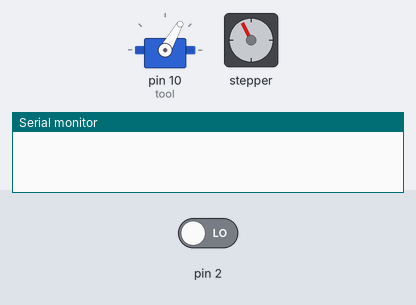
A sketch run on a simulated Arduino Uno, built with avr-gcc and run on an emulated ATmega328P. Shown: servo, stepper motor, the last lines printed to the serial monitor. The inputs (shaded band) are chosen by the test bench; at power-on: pin 2 LOW. Stepper angles assume 200 steps per turn.

Above: at 7.3 s.
7.4 s: pin 2 driven HIGH
At 8.1 s:
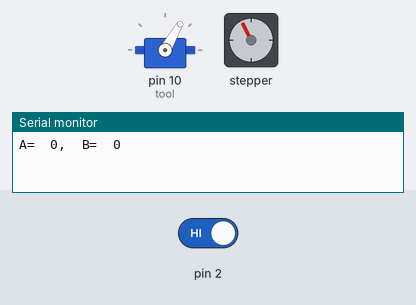
At 10.9 s:
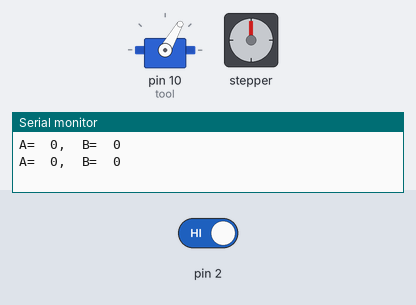
Timing chart, 0 to 12.4 s (numbered marks = the images above; inputs shaded):
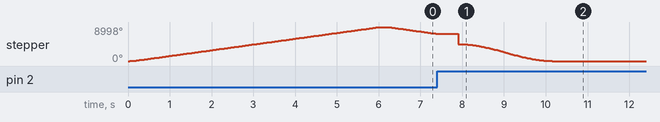

The sketch:

Robot.ino
```cpp
#include <Servo.h>
#include <AccelStepper.h>

#define ACCELERATION 3000
#define MAXSPEED 3000

#define MAXQ1 2500
#define MINQ1 -2470

/*#define MAXQ2 1900
#define MINQ2 -1900*/


#define MAXQ2 2500
#define MINQ2 -2500

AccelStepper stepper1(AccelStepper::DRIVER, 4, 5);
AccelStepper stepper2(AccelStepper::DRIVER, 6, 7);

Servo tool;

char inChar = 0;
char sz[] = "                                                                                          ";
String inputString = "";
boolean stringComplete = false;

long positions[2]; // Array of desired stepper positions

void setup() {
  Serial.begin(115200);
  inputString.reserve(200);
  attachInterrupt(0, endStop , RISING);
  Serial.attachInterrupt(SerialInterrupt);

  stepper1.setMaxSpeed(1000);
  stepper1.setAcceleration(5000);

  tool.attach(10);
  tool.write(60);

  stepper1.moveTo(5000);
  while (stepper1.isRunning()) {
    stepper1.run();
  }
}

void loop() {
  stepper1.moveTo(positions[0]);
  stepper2.moveTo(positions[1]);
  //while (stepper1.run() || stepper2.run());
  while (stepper1.isRunning() || stepper2.isRunning()) {
    stepper1.run();
    stepper2.run();
  }
  delay(500);
  Serial.print("A=\t");
  Serial.print(positions[0]);
  Serial.print(",\tB=\t");
  Serial.print(positions[1]);
  Serial.print("\n");
}
void SerialInterrupt(char inChar){//-----------------EVENTO DE INTERRUPCION POR SERIAL-------------------
    inputString+=inChar;
    if (inChar == '*'){//-------------CONCATENA MIENTRAS NO HAYA LLEGADO EL FIN DEL MENSAJE-------------------
      stringComplete=true;
      //Serial.println(inputString);
    }
    if (stringComplete) {
      //Serial.println(inputString);
      inputString.toCharArray(sz, inputString.length()) ;
      char *p = sz;
      char *str;
      while ((str = strtok_r(p, ";", &p)) != NULL){
        inputString =str;
        if(inputString.startsWith("$")){
          inputString.replace("$","");
        }
        if(inputString.startsWith("A=")){
          inputString.replace("A=","");
          inputString.trim();
          positions[0] = inputString.toInt();
          positions[0] = constrain(positions[0],MINQ1,MAXQ1);
        }
        if(inputString.startsWith("B=")){
          inputString.replace("B=","");
          inputString.trim();
          positions[1] = inputString.toInt();
          positions[1] = constrain(positions[1],MINQ2,MAXQ2);
        }
        if(inputString.startsWith("T=")){
          inputString.replace("T=","");
          inputString.trim();
          tool.write(inputString.toInt());
        }
      }
      Serial.flush();
      inputString = "";
      stringComplete = false;
    }
}

void endStop() {
  stepper1.setCurrentPosition(MAXQ1);

  stepper1.setMaxSpeed(MAXSPEED);
  stepper1.setAcceleration(ACCELERATION);
  stepper2.setMaxSpeed(MAXSPEED);
  stepper2.setAcceleration(ACCELERATION);

  detachInterrupt(0);
}
```
